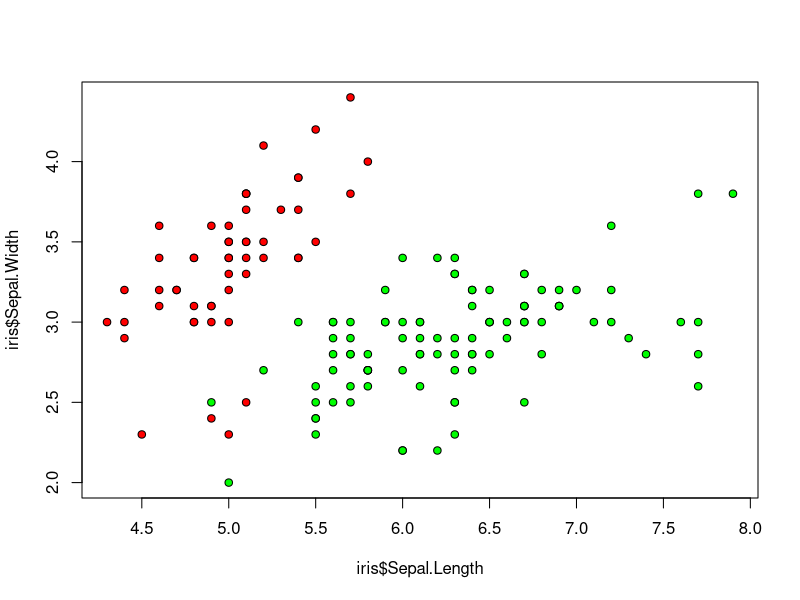
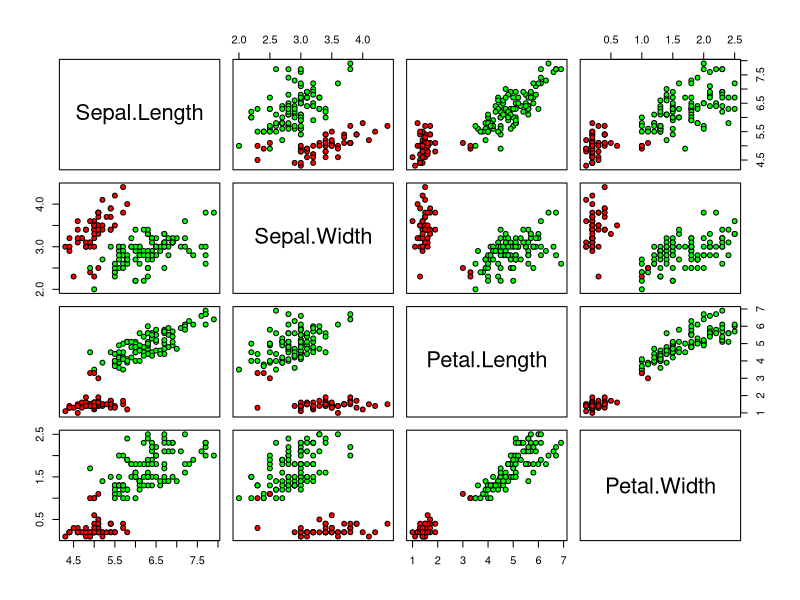
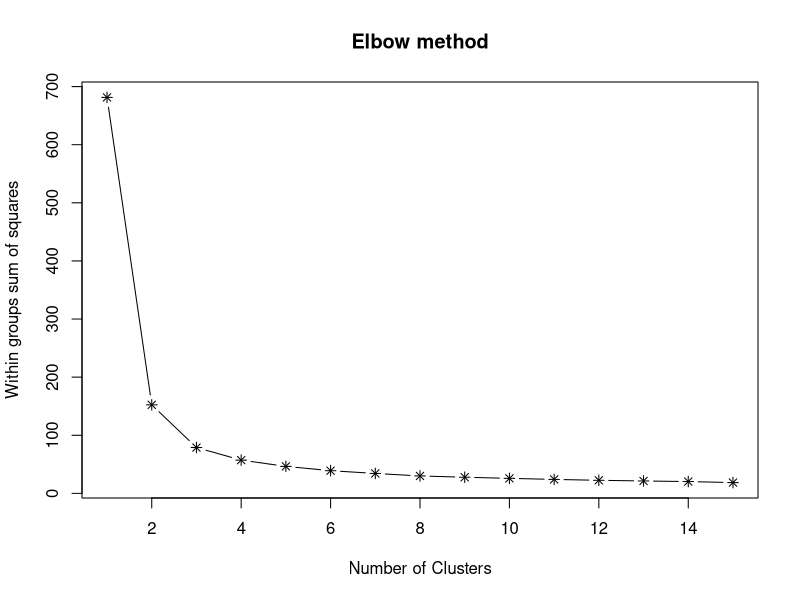
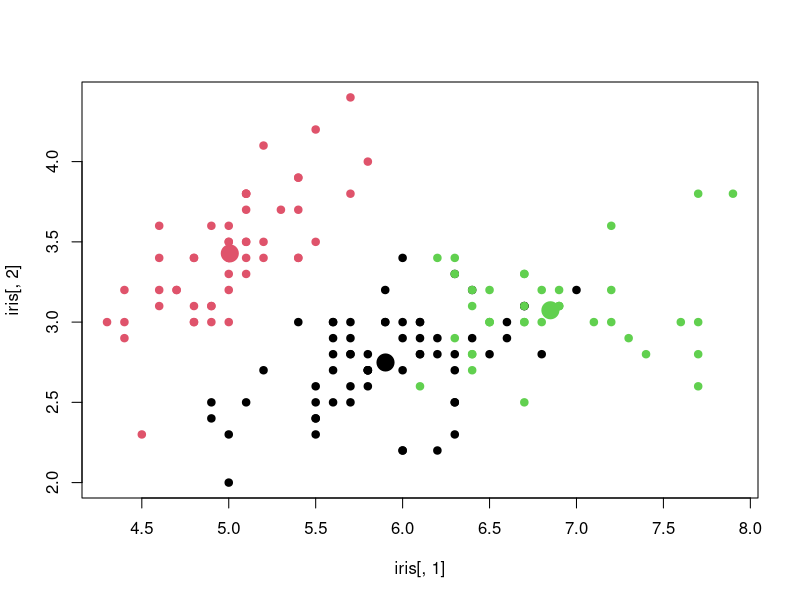
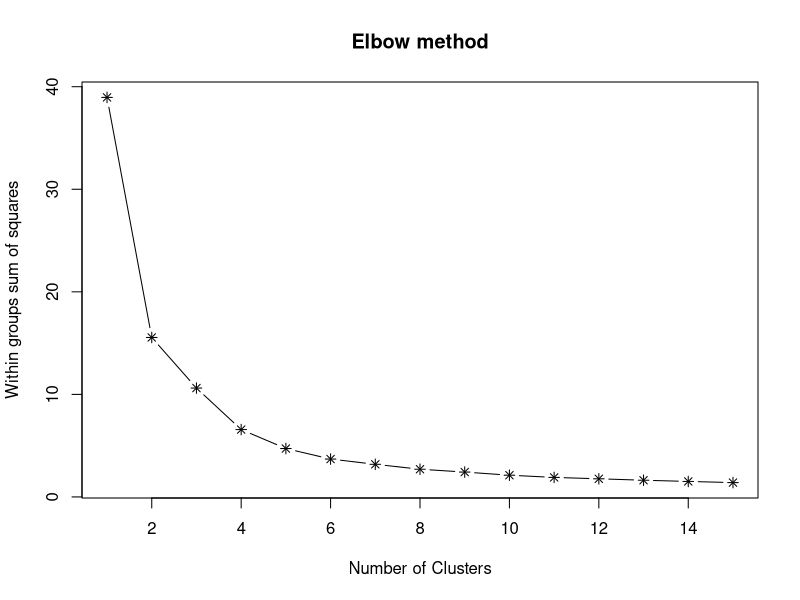
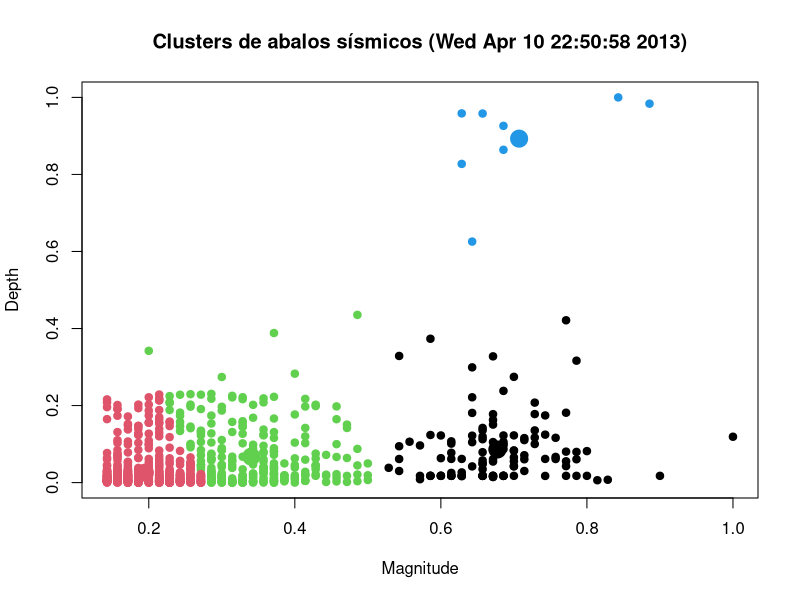
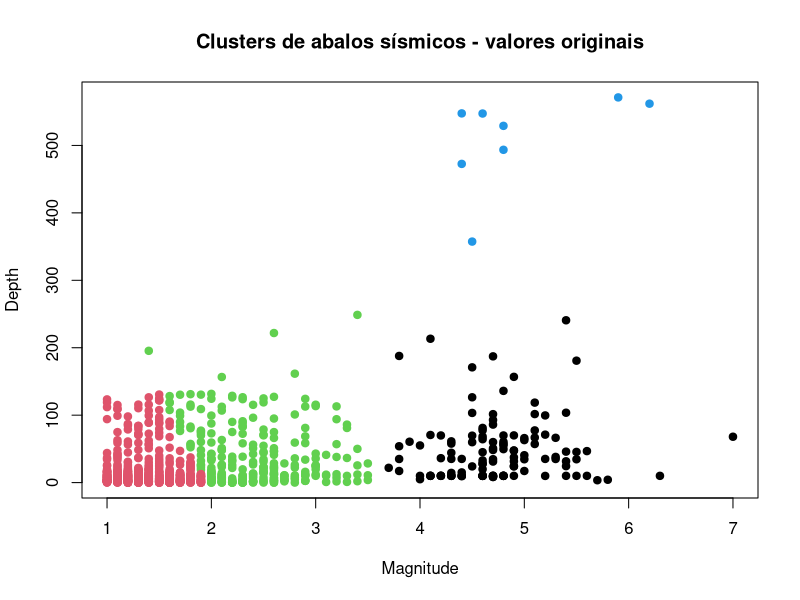

These charts were generated, in order, by the following R code:
## ---- chunk 1
data(iris)
## ---- chunk 2
head(iris)
## ---- chunk 3
modelCluster <- kmeans(iris[,1:4], centers=2)
modelCluster
## ---- chunk 4
plot(iris$Sepal.Length, iris$Sepal.Width, pch=21, bg=c("red", "green")[modelCluster$cluster])
## ---- chunk 5
plot(iris[,1:4], pch=21, bg=c("red", "green")[modelCluster$cluster])
## ---- chunk 6
elbow <- function(dataset){
  wss <- numeric(15)
  for (i in 1:15) 
    wss[i] <- sum(kmeans(dataset,centers=i, nstart=100)$withinss)
  plot(1:15, wss, type="b", main="Elbow method", xlab="Number of Clusters",ylab="Within groups sum of squares", pch=8)
}
## ---- chunk 7
elbow(iris[,1:4])
## ---- chunk 8
clusterModel <- kmeans(iris[,1:4], centers=3, nstart=100)
plot(iris[,1], iris[,2], col = clusterModel$cluster, pch=19)
points(clusterModel$centers, col = 1:3, pch=19,cex=2,lwd=3)
## ---- chunk 9
eData <- read.csv("../data/earthquakeData.csv")
## ---- chunk 10
names(eData)
dim(eData)
sapply(eData,class)
## ---- chunk 11
summary(eData$Magnitude)
summary(eData$Depth)
## ---- chunk 12
eData$MagnitudeNorm <- eData$Magnitude / max(eData$Magnitude)
eData$DepthNorm <- eData$Depth / max(eData$Depth)
## ---- chunk 13
elbow(eData[,11:12])
## ---- chunk 14
set.seed(1234)
clusterModel <- kmeans(eData[,11:12], centers=4, nstart=100)
#par(mfrow=c(1,2))
plot(eData[,11], eData[,12], col = clusterModel$cluster, pch=19, xlab="Magnitude", ylab="Depth", main="Clusters de abalos sísmicos (Wed Apr 10 22:50:58 2013)")
points(clusterModel$centers, col = 1:4, pch=19,cex=2,lwd=3)

plot(eData[,7], eData[,8], col = clusterModel$cluster, pch=19, xlab="Magnitude", ylab="Depth", main="Clusters de abalos sísmicos - valores originais")
#points(clusterModel$centers, col = 1:4, pch=19,cex=2,lwd=3)
clusterModel
## ---- chunk 15
eData[clusterModel$cluster == 1, ]
## ---- chunk 16
maiorIncidencia <- as.data.frame(table(eData$Region))
maiorIncidencia <- subset(maiorIncidencia, maiorIncidencia$Freq > 100)
maiorIncidencia

dataset <- subset(eData, eData$Region == 'Southern California')
